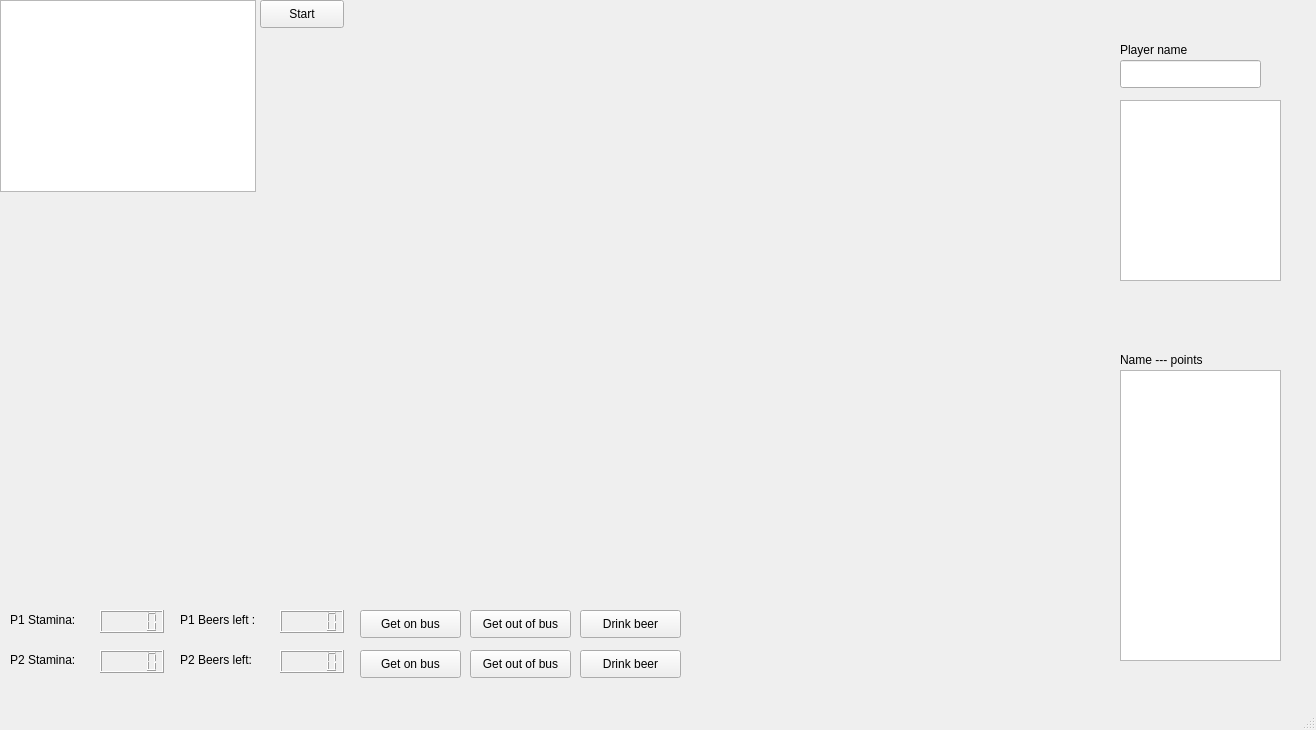
<?xml version="1.0" encoding="UTF-8"?>
<ui version="4.0">
 <class>MainWindow</class>
 <widget class="QMainWindow" name="MainWindow">
  <property name="geometry">
   <rect>
    <x>0</x>
    <y>0</y>
    <width>1316</width>
    <height>730</height>
   </rect>
  </property>
  <property name="sizePolicy">
   <sizepolicy hsizetype="Preferred" vsizetype="Preferred">
    <horstretch>0</horstretch>
    <verstretch>0</verstretch>
   </sizepolicy>
  </property>
  <property name="windowTitle">
   <string>MainWindow</string>
  </property>
  <widget class="QWidget" name="centralwidget">
   <property name="sizePolicy">
    <sizepolicy hsizetype="Ignored" vsizetype="Ignored">
     <horstretch>0</horstretch>
     <verstretch>0</verstretch>
    </sizepolicy>
   </property>
   <widget class="QGraphicsView" name="gameView">
    <property name="geometry">
     <rect>
      <x>0</x>
      <y>0</y>
      <width>256</width>
      <height>192</height>
     </rect>
    </property>
    <property name="sizePolicy">
     <sizepolicy hsizetype="MinimumExpanding" vsizetype="MinimumExpanding">
      <horstretch>0</horstretch>
      <verstretch>0</verstretch>
     </sizepolicy>
    </property>
   </widget>
   <widget class="QPushButton" name="startButton">
    <property name="geometry">
     <rect>
      <x>260</x>
      <y>0</y>
      <width>84</width>
      <height>28</height>
     </rect>
    </property>
    <property name="text">
     <string>Start</string>
    </property>
   </widget>
   <widget class="QLabel" name="beerLabel">
    <property name="geometry">
     <rect>
      <x>180</x>
      <y>610</y>
      <width>101</width>
      <height>20</height>
     </rect>
    </property>
    <property name="text">
     <string>P1 Beers left :</string>
    </property>
   </widget>
   <widget class="QLCDNumber" name="beerAmountLcd">
    <property name="geometry">
     <rect>
      <x>280</x>
      <y>610</y>
      <width>64</width>
      <height>23</height>
     </rect>
    </property>
   </widget>
   <widget class="QLabel" name="staminaLabel">
    <property name="geometry">
     <rect>
      <x>10</x>
      <y>610</y>
      <width>91</width>
      <height>20</height>
     </rect>
    </property>
    <property name="text">
     <string>P1 Stamina:</string>
    </property>
   </widget>
   <widget class="QLCDNumber" name="staminaLcd">
    <property name="geometry">
     <rect>
      <x>100</x>
      <y>610</y>
      <width>64</width>
      <height>23</height>
     </rect>
    </property>
   </widget>
   <widget class="QPushButton" name="getOnButton">
    <property name="geometry">
     <rect>
      <x>360</x>
      <y>610</y>
      <width>101</width>
      <height>28</height>
     </rect>
    </property>
    <property name="text">
     <string>Get on bus</string>
    </property>
   </widget>
   <widget class="QPushButton" name="getOffButton">
    <property name="geometry">
     <rect>
      <x>470</x>
      <y>610</y>
      <width>101</width>
      <height>28</height>
     </rect>
    </property>
    <property name="text">
     <string>Get out of bus</string>
    </property>
   </widget>
   <widget class="QPushButton" name="drinkBeerButton">
    <property name="geometry">
     <rect>
      <x>580</x>
      <y>610</y>
      <width>101</width>
      <height>28</height>
     </rect>
    </property>
    <property name="text">
     <string>Drink beer</string>
    </property>
   </widget>
   <widget class="QLabel" name="gameStatusLabel">
    <property name="geometry">
     <rect>
      <x>720</x>
      <y>630</y>
      <width>111</width>
      <height>20</height>
     </rect>
    </property>
    <property name="text">
     <string/>
    </property>
   </widget>
   <widget class="QLabel" name="nameLabel">
    <property name="geometry">
     <rect>
      <x>840</x>
      <y>630</y>
      <width>241</width>
      <height>20</height>
     </rect>
    </property>
    <property name="text">
     <string/>
    </property>
   </widget>
   <widget class="QTextBrowser" name="textBrowser">
    <property name="geometry">
     <rect>
      <x>1120</x>
      <y>100</y>
      <width>161</width>
      <height>181</height>
     </rect>
    </property>
   </widget>
   <widget class="QLabel" name="staminaLabel2">
    <property name="geometry">
     <rect>
      <x>10</x>
      <y>650</y>
      <width>81</width>
      <height>20</height>
     </rect>
    </property>
    <property name="text">
     <string>P2 Stamina:</string>
    </property>
   </widget>
   <widget class="QLabel" name="beerLabel2">
    <property name="geometry">
     <rect>
      <x>180</x>
      <y>650</y>
      <width>91</width>
      <height>20</height>
     </rect>
    </property>
    <property name="text">
     <string>P2 Beers left:</string>
    </property>
   </widget>
   <widget class="QPushButton" name="getOnButton2">
    <property name="geometry">
     <rect>
      <x>360</x>
      <y>650</y>
      <width>101</width>
      <height>28</height>
     </rect>
    </property>
    <property name="text">
     <string>Get on bus</string>
    </property>
   </widget>
   <widget class="QPushButton" name="getOffButton2">
    <property name="geometry">
     <rect>
      <x>470</x>
      <y>650</y>
      <width>101</width>
      <height>28</height>
     </rect>
    </property>
    <property name="text">
     <string>Get out of bus</string>
    </property>
   </widget>
   <widget class="QPushButton" name="drinkBeerButton2">
    <property name="geometry">
     <rect>
      <x>580</x>
      <y>650</y>
      <width>101</width>
      <height>28</height>
     </rect>
    </property>
    <property name="text">
     <string>Drink beer</string>
    </property>
   </widget>
   <widget class="QLCDNumber" name="staminaLcd2">
    <property name="geometry">
     <rect>
      <x>100</x>
      <y>650</y>
      <width>64</width>
      <height>23</height>
     </rect>
    </property>
   </widget>
   <widget class="QLCDNumber" name="beerAmountLcd2">
    <property name="geometry">
     <rect>
      <x>280</x>
      <y>650</y>
      <width>64</width>
      <height>23</height>
     </rect>
    </property>
   </widget>
   <widget class="QTextBrowser" name="scoreTextBrowser">
    <property name="geometry">
     <rect>
      <x>1120</x>
      <y>370</y>
      <width>161</width>
      <height>291</height>
     </rect>
    </property>
   </widget>
   <widget class="QLabel" name="label">
    <property name="geometry">
     <rect>
      <x>1120</x>
      <y>350</y>
      <width>151</width>
      <height>20</height>
     </rect>
    </property>
    <property name="text">
     <string>Name --- points</string>
    </property>
   </widget>
   <widget class="QLineEdit" name="nameLineEdit">
    <property name="geometry">
     <rect>
      <x>1120</x>
      <y>60</y>
      <width>141</width>
      <height>28</height>
     </rect>
    </property>
   </widget>
   <widget class="QLabel" name="label_2">
    <property name="geometry">
     <rect>
      <x>1120</x>
      <y>40</y>
      <width>181</width>
      <height>20</height>
     </rect>
    </property>
    <property name="text">
     <string>Player name</string>
    </property>
   </widget>
  </widget>
  <widget class="QMenuBar" name="menubar">
   <property name="geometry">
    <rect>
     <x>0</x>
     <y>0</y>
     <width>1316</width>
     <height>25</height>
    </rect>
   </property>
  </widget>
  <widget class="QStatusBar" name="statusbar"/>
 </widget>
 <resources/>
 <connections/>
</ui>
